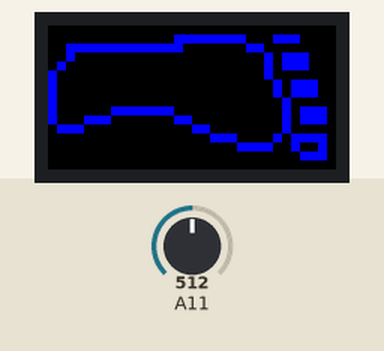
Simulated run of this sketch. Board: Arduino Mega 2560, built with avr-gcc and run on an emulated ATmega2560. On the bench: 32×16 colour display. The inputs (shaded band) are chosen by the test bench; at power-on: A11 = 512. What the sketch prints to the serial monitor is not drawn.

Above: at 1.2 s.
1.3 s: A11 set to 716
At 1.9 s:
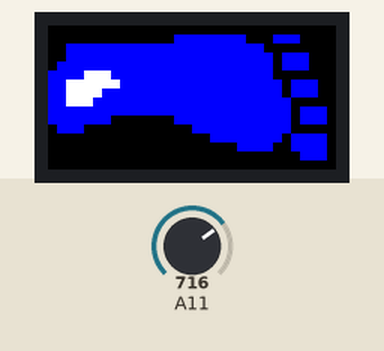
3.1 s: A11 set to 900
At 3.57 s:
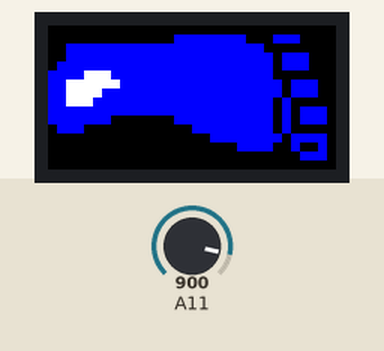
4.8 s: A11 set to 1023
At 5.24 s:
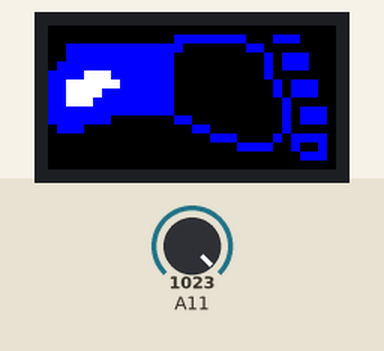
Timing chart, 0 to 7.8 s (numbered marks = the images above; inputs shaded):
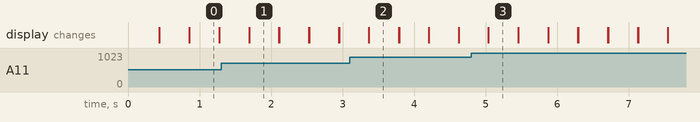

Measured:
- after the input at 1.3 s, the display: changes after 0.39 s (image 1)
- after the input at 3.1 s, the display: changes after 0.27 s (image 2)
- after the input at 4.8 s, the display: changes after 0.24 s (image 3)
- what the display in image 0 shows lasts 0.4 s, from 0.9 s to 1.3 s

The sketch:

tarheel_volume_meter.ino
```cpp
#include <Adafruit_GFX.h>   // Core graphics library
#include <RGBmatrixPanel.h> // Hardware-specific library
#include <avr/pgmspace.h> //allows use of progmem

//define ports for LED panel
#define CLK 11  // MUST be on PORTB! (Use pin 11 on Mega)
#define LAT A3
#define OE  9
#define A   A4
#define B   A1
#define C   A2
RGBmatrixPanel matrix(A, B, C, CLK, LAT, OE, false);

// Color definitions
#define BLACK 0x0000
#define BLUE 0x001F
#define WHITE 0xFFFF

//define bitmap for outline of tarheel
static const unsigned char tarheel  [] PROGMEM{
B00000000, B00000000, B00000000, B00000000,
B00000000, B00000011, B11111100, B01110000,
B00111111, B11111110, B00000011, B00000000,
B00100000, B00000000, B00000000, B10111000,
B01000000, B00000000, B00000000, B10111000,
B10000000, B00000000, B00000000, B10000000,
B10000000, B00000000, B00000000, B01011100,
B10000000, B00000000, B00000000, B01011100,
B10000000, B00000000, B00000000, B00100000,
B10000001, B11111100, B00000000, B00101110,
B10001110, B00000011, B00000000, B00101110,
B01110000, B00000000, B11000000, B00100000,
B00000000, B00000000, B00111000, B01011110,
B00000000, B00000000, B00000111, B10010010,
B00000000, B00000000, B00000000, B00001110,
};

//vars for volume detection
const int sampleWindow = 400; // Sample window width in mS (50 mS = 20Hz)
unsigned int sample;
unsigned int previousVolMeasure = 0;
unsigned int currentVolMeasure = 0;

void setup() {
 Serial.begin(9600);
 matrix.begin();
 matrix.drawBitmap(0, 0, tarheel, 32, 15, BLUE);
}

void loop() {
  matrix.drawBitmap(0, 0, tarheel, 32, 15, BLUE);

  //matrix.fillScreen(0x0000);
  unsigned long startMillis= millis();  // Start of sample window
  unsigned int peakToPeak = 0;   // peak-to-peak level

  unsigned int signalMax = 0;
  unsigned int signalMin = 1024;

  while (millis() - startMillis < sampleWindow)
  {
      sample = analogRead(11);
      if (sample < 1024)  // toss out spurious readings
      {
         if (sample > signalMax)
         {
            signalMax = sample;  // save just the max levels
         }
         else if (sample < signalMin)
         {
            signalMin = sample;  // save just the min levels
         }
      }
   }
   peakToPeak = signalMax - signalMin;
   Serial.println(peakToPeak);

   /*These two variables may need to be modified if the project is placed in an environment with different levels of
   background noise/voltage. It assumes readings will be between 50 and 200 (readings were consistent with a human voice
   speaking at normal volume in an otherwise quiet room.) */

   unsigned int maxSignal = 200;
   unsigned int minSignal = 50;


   if(peakToPeak < minSignal + 30){
    peakToPeak = minSignal;
   }
   if(peakToPeak > maxSignal){
    peakToPeak = maxSignal;
   }
   previousVolMeasure = currentVolMeasure;
   currentVolMeasure = map(peakToPeak, minSignal, maxSignal, 0, 27); //convert range of signal (0 to 1024) to range of display (0 to 27)


  //fill in outline based on volume.
  //if readings has increased since the last measurement, draw more lines to fill in shape of foot.
  if(currentVolMeasure > previousVolMeasure){
  switch(currentVolMeasure){
    case 27:
      matrix.drawPixel(29,13,BLUE);
    case 26:
      matrix.drawPixel(28,13,BLUE);
    case 25:
      matrix.drawLine(25,8,25,11,BLUE);
    case 24:
      matrix.drawLine(24,6,24,12,BLUE);
    case 23:
      matrix.drawLine(23,2,23,12,BLUE);
    case 22:
      matrix.drawLine(22,2,22,12,BLUE);
    case 21:
      matrix.drawLine(21,2,21,12,BLUE);
    case 20:
      matrix.drawLine(20,2,20,11,BLUE);
    case 19:
      matrix.drawLine(19,2,19,11,BLUE);
    case 18:
      matrix.drawLine(18,2,18,11,BLUE);
    case 17:
      matrix.drawLine(17,2,17,10,BLUE);
    case 16:
      matrix.drawLine(16,2,16,10,BLUE);
    case 15:
      matrix.drawLine(15,2,15,9,BLUE);
    case 14:
      matrix.drawLine(14,3,14,9,BLUE);
    case 13:
      matrix.drawLine(13,3,13,8,BLUE);
    case 12:
      matrix.drawLine(12,3,12,8,BLUE);
    case 11:
      matrix.drawLine(11,3,11,8,BLUE);
    case 10:
      matrix.drawLine(10,3,10,8,BLUE);
    case 9:
      matrix.drawLine(9,3,9,8,BLUE);
    case 8:
      matrix.drawLine(8,3,8,8,BLUE);
    case 7:
      matrix.drawLine(7,3,7,8,BLUE);
      matrix.drawPixel(7, 6, WHITE);
    case 6:
      matrix.drawLine(6,3,6,9,BLUE);
      matrix.drawLine(6,5,6,6,WHITE);
    case 5:
      matrix.drawLine(5, 3, 5, 9,BLUE);
      matrix.drawLine(5,5,5,7,WHITE);
    case 4:
      matrix.drawLine(4, 3, 4, 9, BLUE);
      matrix.drawLine(4, 5, 4, 8, WHITE);
    case 3:
      matrix.drawLine(3, 3, 3, 10, BLUE);
      matrix.drawLine(3, 6, 3, 8, WHITE);
    case 2:
      matrix.drawLine(2, 4, 2, 10, BLUE);
      matrix.drawLine(2, 6, 2, 8, WHITE);
    case 1:
      matrix.drawLine(1, 5, 1, 10, BLUE);
  }
  }
  else{ //if reading has decreased from the last measurement, erase lines that were drawn based on previous readings
      switch(currentVolMeasure){
        case 0:
          matrix.drawLine(1, 5, 1, 10, BLACK);
        case 1:
          matrix.drawLine(2, 4, 2, 10, BLACK);
          matrix.drawLine(2, 6, 2, 8, BLACK);
        case 2:
          matrix.drawLine(3, 3, 3, 10, BLACK);
          matrix.drawLine(3, 6, 3, 8, BLACK);
        case 3:
          matrix.drawLine(4, 3, 4, 9, BLACK);
          matrix.drawLine(4, 5, 4, 8, BLACK);
        case 4:
          matrix.drawLine(5, 3, 5, 9,BLACK);
          matrix.drawLine(5,5,5,7,BLACK);
        case 5:
          matrix.drawLine(6,3,6,9,BLACK);
          matrix.drawLine(6,5,6,6,BLACK);
        case 6:
          matrix.drawLine(7,3,7,8,BLACK);
          matrix.drawPixel(7, 6, BLACK);
        case 7:
          matrix.drawLine(8,3,8,8,BLACK);
        case 8:
          matrix.drawLine(9,3,9,8,BLACK);
        case 9:
          matrix.drawLine(10,3,10,8,BLACK);
        case 10:
          matrix.drawLine(11,3,11,8,BLACK);
        case 11:
          matrix.drawLine(12,3,12,8,BLACK);
        case 12:
          matrix.drawLine(13,3,13,8,BLACK);
        case 13:
          matrix.drawLine(14,3,14,9,BLACK);
        case 14:
          matrix.drawLine(15,2,15,9,BLACK);
        case 15:
          matrix.drawLine(16,2,16,10,BLACK);
        case 16:
          matrix.drawLine(17,2,17,10,BLACK);
        case 17:
          matrix.drawLine(18,2,18,11,BLACK);
        case 18:
          matrix.drawLine(19,2,19,11,BLACK);
        case 19:
          matrix.drawLine(20,2,20,11,BLACK);
        case 20:
          matrix.drawLine(21,2,21,12,BLACK);
        case 21:
          matrix.drawLine(22,2,22,12,BLACK);
        case 22:
          matrix.drawLine(23,2,23,12,BLACK);
        case 23:
          matrix.drawLine(24,6,24,12,BLACK);
        case 24:
          matrix.drawLine(25,8,25,11,BLACK);
        case 25:
          matrix.drawPixel(28,13,BLACK);
        case 26:
          matrix.drawPixel(29,13,BLACK);
       }
  }
}
```
